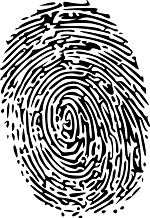
#> input picture hwimg.png, 150 x 218 px
$ python thinning.py
#> lines starting #> are read from the running program, lines starting #| are printed output that depends on the picture
from skimage import io
import matplotlib.pyplot as plt
from zhang_suen_function import zhang_suen

# -------------------------------------------
# Load the image
image_file = "hwimg.png"
img = io.imread(image_file, as_gray=True)
#> img is the input picture: shape (218, 150) float64; min 0, max 1, mean 0.643

# -------------------------------------------
# Plot the untouched image
plt.figure()
plt.imshow(img, cmap='gray')
plt.title('Original')
plt.show()

# -------------------------------------------
# Apply a filter to create binary version of the image
from skimage.filters import threshold_otsu
Otsu_Threshold = threshold_otsu(img)
#> Otsu_Threshold = 0.518
binary_img = img < Otsu_Threshold
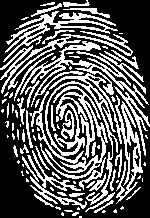
#> binary_img: shape (218, 150) bool; 35.8% white in thin lines or dots
binary_img = binary_img * 1
#> binary_img: shape (218, 150) int64; values 0 (black) and 1 (white), 35.8% white in thin lines or dots

'''NOTE: UNCOMMENT THE FOLLOWING LINE IF binary_img's SHAPE IS (218, 150, 4)
INSTEAD OF (218, 150). I NOTICED THAT THIS OCCURS WHEN USING PYTHON 3.6. TO MY
KNOWLEDGE, IT LOADS CORRECTLY USING PYTHON 3.5 '''
#> (the run stopped early here; a loop or call above may not have finished)
